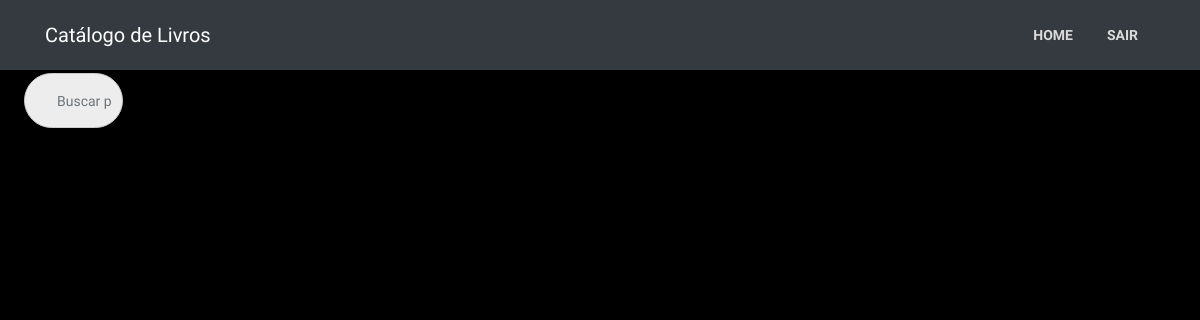
The page /Pesquisa_de_livros/Pesquisa_View.php?chave=O Cortiço on the database as committed earlier.
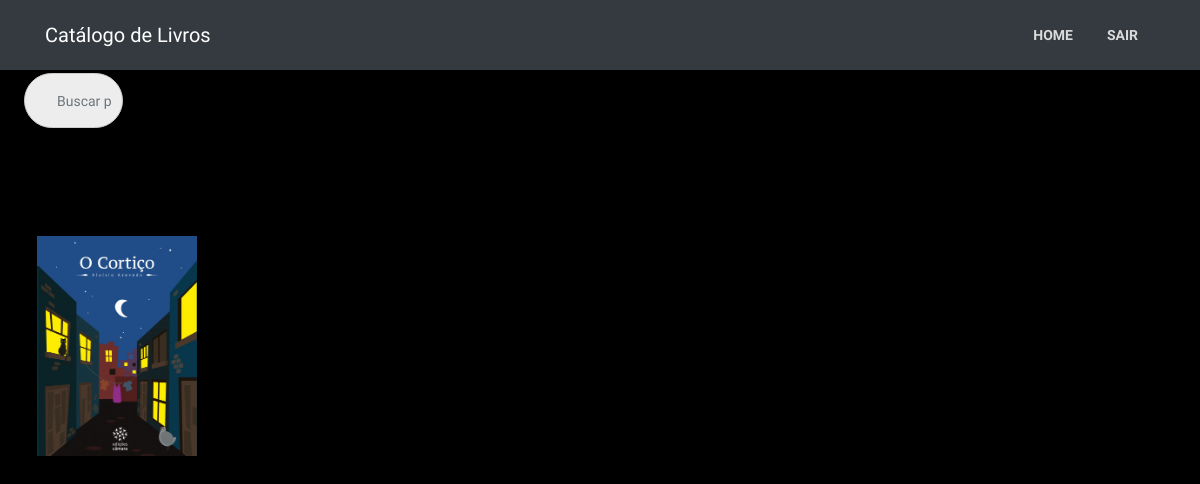
The same page on the database as committed later.
### tables this page shows
CREATE TABLE livro(
id INT NOT NULL PRIMARY KEY AUTO_INCREMENT,
autor VARCHAR(500)  NOT NULL,
titulo VARCHAR(500)  NOT NULL,
editora VARCHAR(500) NOT NULL,
sinopse VARCHAR(4000) NOT NULL,
imagem VARCHAR(500)
);

### Pesquisa_de_livros/Pesquisa_Model.php (called while the page is built, shortened)
<?php
  function buscar($chave){
    $conn = get_connection();
    $sql = "SELECT id, imagem FROM livro WHERE
    titulo LIKE '%$chave%'
    OR autor LIKE '%$chave%'
    OR editora LIKE '%$chave%' ORDER BY titulo ASC";
    $livros = [];
    if ($query = mysqli_query($conn, $sql))
    {
      if (mysqli_num_rows($query) > 0) {
        while ($row=mysqli_fetch_assoc($query)){
          $livro["id"]=$row['id'];
          $livro["imagem"]=$row['imagem'];
          array_push($livros, $livro);
        }
      }
    } else {
      die("Falha na consulta" . mysqli_error($conn));
    }
    return $livros;
  }
?>

### Pesquisa_de_livros/Pesquisa_Ctrl.php (called while the page is built)
<?php
    require ("Pesquisa_Model.php");
    function buscar_livros($chave) {
        $resultado_busca = buscar(addslashes($chave));
        return $resultado_busca;
    }
?>

### Pesquisa_de_livros/Pesquisa_View.php (the view, shortened to what this page needs)
<html>
   <head>
    <link href="vendor/bootstrap/css/bootstrap.min.css" rel="stylesheet">
    <link href="botaopesquisastyle.css" rel="stylesheet">
    <link rel="stylesheet" type="text/css" href="pesquisa_style.css">
    <link rel="stylesheet" type="text/css" href="assets/css/main.css">
    <link rel="stylesheet" type="text/css" href="assets/css/responsive.css">
  </head>
  <body>
   <form class="pesquisa" action="Pesquisa_View.php" method="get">
   <nav class="navbar navbar-expand-lg navbar-dark bg-dark fixed-top">
    <div class="container">
      <a class="navbar-brand" href="#">Catálogo de Livros</a>
      <div class="collapse navbar-collapse" id="navbarResponsive">
        <ul class="navbar-nav ml-auto">
          <li class="nav-item">
            <a class="nav-link" href="../Home/Home_View.php">Home
            </a>
          </li>
          <li class="nav-item">
            <a class="nav-link" href="../Sair.php">Sair</a>
          </li>
        </ul>
      </div>
    </div>
  </nav>
     <br>
  <div class="botao_pesquisa" >
	  <input type="search" class="form-control" id="busca" name="chave" placeholder="Buscar por...">
  </div>
  <div class="resultado">
    <?php
      require "Pesquisa_Ctrl.php";
      if (isset($_GET["chave"])) {
        $chave = $_GET["chave"]; }
        else {$chave='';} ?>
          <?php
        $resultado = buscar_livros($chave);
        foreach ($resultado as $livro) {
          ?>
          <div class="images" onclick="window.location.href='../Pagina_Livro/Livro_View.php?id=<?php echo $livro['id']?>'">
            <img src='../<?php echo $livro['imagem']  ?>'><br>
          </div>
    </div>
       <?php }
       ?>
  </body>
</html>

### Pesquisa_de_livros/botaopesquisastyle.css (style rules this page uses)
body { background-color: black; color: white; margin: 0 auto; }
.botao_pesquisa { position: absolute; margin-top: 4%; left: 2%; }
input { outline: none; }
input[type=search] { -webkit-appearance: textfield; -webkit-box-sizing: content-box; font-family: inherit; font-size: 100%; }
input[type=search] { background: #ededed url(https://static.tumblr.com/ftv85bp/MIXmud4tx/search-icon.png) no-repeat 9px center; border: solid 1px #ccc; padding: 9px 10px 9px 32px; width: 55px; -webkit-border-radius: 10em; -moz-border-radius: 10em; border-radius: 10em; -webkit-transition: all .5s; -moz-transition: all .5s; transition: all .5s; }

### Pesquisa_de_livros/pesquisa_style.css (style rules this page uses)
body { margin: 0 auto; padding: 0; font-family: "Source Sans Pro", sans-serif; }
.pesquisa { margin: auto; padding: 0; }
.resultado { width: 160px; height: 220px; align-content: left; margin-right: 10px; margin-top: 20%; display: inline-block; }
.images { width: 160px; height: 220px; display: inline-block; margin-top: 2%; margin-bottom: 2%; }
.images > img { width: 100%; height: 100%; margin-top: -20%; margin-left: 23%; margin-right: 23%; -o-object-fit: cover; object-fit: cover; display: inline-block; }

### Pesquisa_de_livros/assets/css/main.css (style rules this page uses)
html { overflow-x: hidden; }
body { background: black; font-size: 14px; font-weight: 400; font-family: "Source Sans Pro", sans-serif; -webkit-box-sizing: border-box; -moz-box-sizing: border-box; box-sizing: border-box; -webkit-font-smoothing: subpixel-antialiased; color: #666; line-height: 25px; -webkit-backface-visibility: hidden; backface-visibility: hidden; overflow-x: hidden; }
.navbar-brand { position: relative; padding: 0px; }
.navbar-expand-lg .navbar-nav .nav-link { color: rgb(218, 218, 218); font-weight: 700; padding: 0 17px; margin-top: 15px; margin-bottom: 15px; line-height: 40px; text-transform: uppercase; cursor: pointer; background: transparent; -webkit-transition: all 0.3s ease-in-out; -moz-transition: all 0.3s ease-in-out; transition: all 0.3s ease-in-out; }
.navbar { padding: 0; }
.form-control { width: 100%; margin-bottom: 20px; font-size: 14px; border-radius: 0; -webkit-transition: all 0.3s; -moz-transition: all 0.3s; transition: all 0.3s; padding: 8px 10px; border: 1px solid #e1e1e1; }

Rows that differ between the two databases and show on the page:
added livro: imagem (picture)
